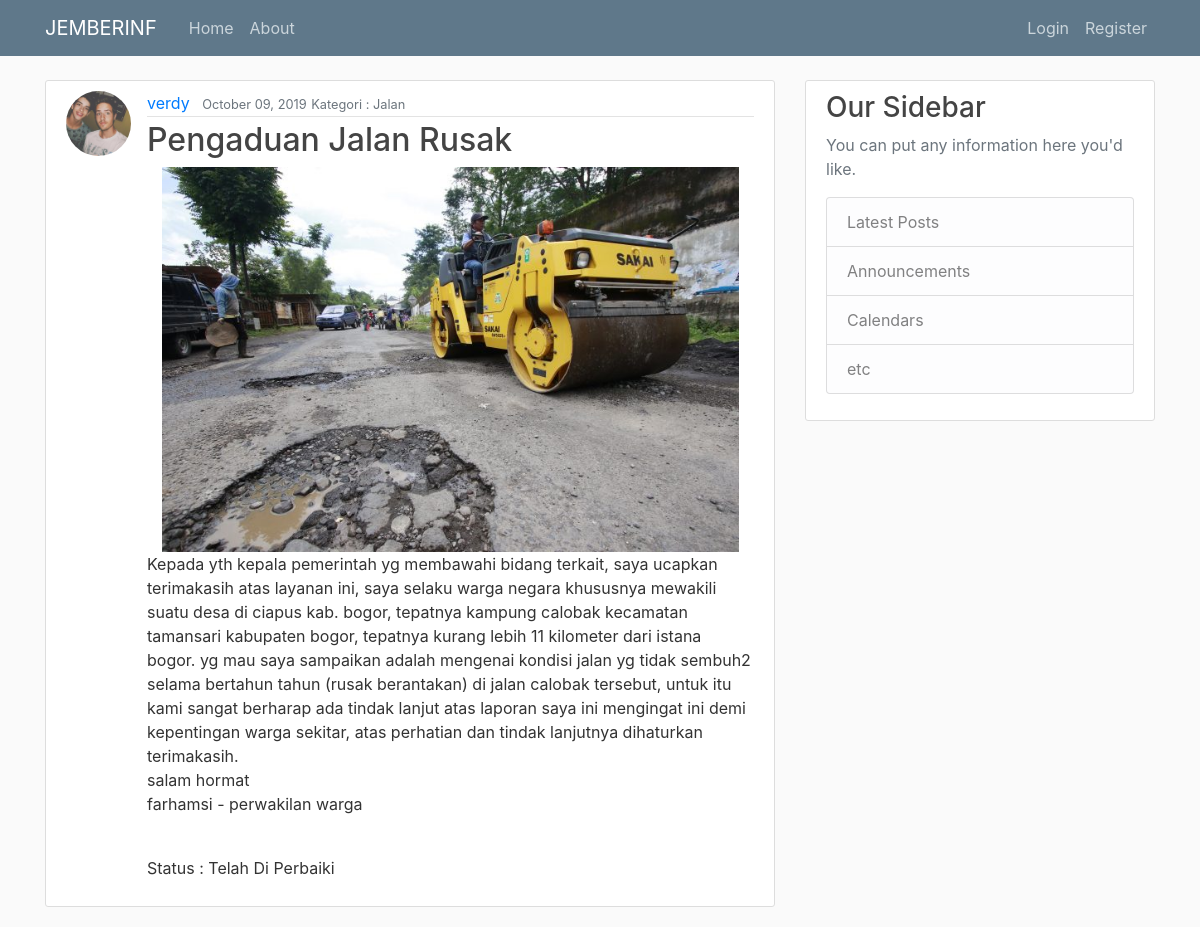
/post/16/, run on the app's committed database.
### blog/models.py (models this page shows, shortened)
class Post(models.Model):
	KATEGORI = (
			('Jalan', 'jalan'),
			('Jembatan', 'jembatan'),
			('Lampu Jalan', 'lampu_jalan'),
		)
	STATUS = (
			('Belum Di Survey', 'belum_di_survey'),
			('Sedang Di Survey', 'sedang_di_survey'),
			('Telah Di Survey', 'telah_di_survey'),
			('Dalam Proses Pengerjaan','dalam_proses_pengerjaan'),
			('Telah Di Perbaiki', 'telah_di_perbaiki')
		)
	judul		= models.CharField(max_length=255)
	isi 		= models.TextField()
	kategori 	= models.CharField(max_length=255, choices=KATEGORI)
	waktu_post	= models.DateTimeField(default=timezone.now)
	foto 		= models.ImageField(default='blank.jpg', upload_to='pengaduan', null=True, blank=True)
	status 		= models.CharField(max_length=255, choices=STATUS, default='Belum Di Survey')
	penulis		= models.ForeignKey(User, on_delete = models.CASCADE)

### users/models.py (models this page shows, shortened)
class Profile(models.Model):
	user = models.OneToOneField(User, on_delete = models.CASCADE)
	image = models.ImageField(default='default.jpg', upload_to='profile_pics')

### blog/views.py (the view)
# urls.py: path('post/<int:pk>/', PostDetailView.as_view(), name = 'post-detail'),
class PostDetailView(DetailView):
	model = Post

### blog/templates/blog/post_detail.html (shortened to what this page needs)
{% extends "blog/base.html" %}
{% block content %}
  <article class="media content-section">
    <img class="rounded-circle article-img" src="{{ object.penulis.profile.image.url }}">
    <div class="media-body">
      <div class="article-metadata">
        <a class="mr-2" href="#">{{ object.penulis }}</a>
        <small class="text-muted">{{ object.waktu_post|date:"F d, Y" }}</small>
        <small class="text-muted">Kategori : {{ object.kategori}}</small>
      </div>
      <h2 class="article-title">{{ object.judul }}</h2>
      <img class="col-12" src="{{ object.foto.url }}">
      <p class="article-content">{{ object.isi }}</p>
      <br>
      <p class="article-content">Status : {{object.status}}</p>
    </div>
  </article>
{% endblock content %}

### blog/static/blog/main.css (style rules this page uses)
body { background: #fafafa; color: #333333; margin-top: 5rem; }
h1, h2, h3, h4, h5, h6 { color: #444444; }
.content-section { background: #ffffff; padding: 10px 20px; border: 1px solid #dddddd; border-radius: 3px; margin-bottom: 20px; }
.article-title { color: #444444; }
.article-content { white-space: pre-line; }
.article-img { height: 65px; width: 65px; margin-right: 16px; }
.article-metadata { padding-bottom: 1px; margin-bottom: 4px; border-bottom: 1px solid #e3e3e3 }

### data on the page
Post: penulis.profile.image (picture), penulis "verdy", waktu_post "October 09, 2019", kategori "Jalan", judul "Pengaduan Jalan Rusak", foto (picture), isi "Kepada yth kepala pemerintah yg membawahi bidang terkait, saya ucapkan terimakasih atas layanan ini, saya selaku warga negara khususnya mewakili suatu desa di ciapus kab. bogor, tepatnya kampung calobak kecamatan tamansari kabupaten bogor, tepatnya kurang lebih 11 kilometer dari istana bogor. yg mau saya sampaikan adalah mengenai kondisi jalan yg tidak sembuh2 selama bertahun tahun (rusak berantakan) di jalan calobak tersebut, untuk itu kami sangat berharap ada tindak lanjut atas laporan saya ini mengingat ini demi kepentingan warga sekitar, atas perhatian dan tindak lanjutnya dihaturkan terimakasih. salam hormat farhamsi - perwakilan warga", status "Telah Di Perbaiki"
